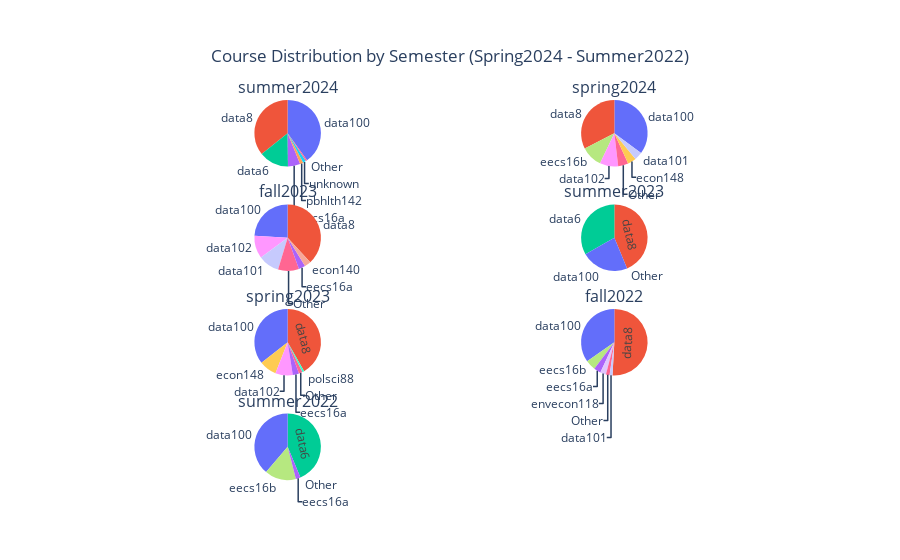

The notebook cell this image was saved under:
### Code cell
unique_sem = ['summer2024','spring2024', 'fall2023', 'summer2023', 'spring2023', 'fall2022', 'summer2022']

rows = len(unique_sem) // 2 + len(unique_sem) % 2 

fig = make_subplots(
    rows=rows, 
    cols=2, 
    subplot_titles=unique_sem, 
    specs=[[{'type':'domain'}]*2]*rows, 
    vertical_spacing=0.1
)

for i, semester in enumerate(unique_sem):
    filtered_sem = nbgitpuller_textPayload_df_pull_normal_sem_sort[
        nbgitpuller_textPayload_df_pull_normal_sem_sort['semester'] == semester
    ]
    semester_dist = filtered_sem['course'].value_counts()[:6]
    sem_other = filtered_sem['course'].value_counts()[6:].sum()
    semester_dist['Other'] = sem_other
    
    row = i // 2 + 1 
    col = i % 2 + 1 
    fig.add_trace(go.Pie(
        labels=semester_dist.index, 
        values=semester_dist.values, 
        name=semester, 
        textinfo='label',
        hoverinfo='label+percent+value'  
    ), row=row, col=col)

fig.update_layout(
    title=dict(
        text="Course Distribution by Semester (Spring2024 - Summer2022)",
        x=0.5,
        xanchor="center",
        yanchor="top"
    ), 
    height=300 * rows,
    showlegend=False,     
)

fig.show()

### Figure 1 — Plotly figure (JSON) as saved in the notebook; plotly's stock layout.template omitted (floating-point values rounded to 4 significant figures)
{"data": [{"domain": {"x": [0, 0.45], "y": [0.825, 1]}, "hoverinfo": "label+percent+value", "labels": ["data100", "data8", "data6", "eecs16a", "pbhlth142", "unknown", "Other"], "name": "summer2024", "textinfo": "label", "type": "pie", "values": [517, 461, 186, 77, 21, 19, 9]}, {"domain": {"x": [0.55, 1], "y": [0.825, 1]}, "hoverinfo": "label+percent+value", "labels": ["data100", "data8", "eecs16b", "data102", "econ148", "data101", "Other"], "name": "spring2024", "textinfo": "label", "type": "pie", "values": [811, 750, 240, 206, 96, 89, 114]}, {"domain": {"x": [0, 0.45], "y": [0.55, 0.725]}, "hoverinfo": "label+percent+value", "labels": ["data8", "data100", "data102", "data101", "eecs16a", "econ140", "Other"], "name": "fall2023", "textinfo": "label", "type": "pie", "values": [648, 409, 188, 174, 55, 53, 173]}, {"domain": {"x": [0.55, 1], "y": [0.55, 0.725]}, "hoverinfo": "label+percent+value", "labels": ["data8", "data6", "data100", "Other"], "name": "summer2023", "textinfo": "label", "type": "pie", "values": [171, 130, 90, 0]}, {"domain": {"x": [0, 0.45], "y": [0.275, 0.45]}, "hoverinfo": "label+percent+value", "labels": ["data8", "data100", "econ148", "data102", "eecs16a", "polsci88", "Other"], "name": "spring2023", "textinfo": "label", "type": "pie", "values": [311, 265, 63, 63, 23, 7, 13]}, {"domain": {"x": [0.55, 1], "y": [0.275, 0.45]}, "hoverinfo": "label+percent+value", "labels": ["data8", "data100", "eecs16b", "eecs16a", "envecon118", "data101", "Other"], "name": "fall2022", "textinfo": "label", "type": "pie", "values": [287, 196, 28, 19, 16, 8, 10]}, {"domain": {"x": [0, 0.45], "y": [0, 0.175]}, "hoverinfo": "label+percent+value", "labels": ["data6", "data100", "eecs16b", "eecs16a", "Other"], "name": "summer2022", "textinfo": "label", "type": "pie", "values": [115, 102, 40, 6, 0]}], "layout": {"annotations": [{"font": {"size": 16}, "showarrow": false, "text": "summer2024", "x": 0.225, "xanchor": "center", "xref": "paper", "y": 1, "yanchor": "bottom", "yref": "paper"}, {"font": {"size": 16}, "showarrow": false, "text": "spring2024", "x": 0.775, "xanchor": "center", "xref": "paper", "y": 1, "yanchor": "bottom", "yref": "paper"}, {"font": {"size": 16}, "showarrow": false, "text": "fall2023", "x": 0.225, "xanchor": "center", "xref": "paper", "y": 0.725, "yanchor": "bottom", "yref": "paper"}, {"font": {"size": 16}, "showarrow": false, "text": "summer2023", "x": 0.775, "xanchor": "center", "xref": "paper", "y": 0.725, "yanchor": "bottom", "yref": "paper"}, {"font": {"size": 16}, "showarrow": false, "text": "spring2023", "x": 0.225, "xanchor": "center", "xref": "paper", "y": 0.45, "yanchor": "bottom", "yref": "paper"}, {"font": {"size": 16}, "showarrow": false, "text": "fall2022", "x": 0.775, "xanchor": "center", "xref": "paper", "y": 0.45, "yanchor": "bottom", "yref": "paper"}, {"font": {"size": 16}, "showarrow": false, "text": "summer2022", "x": 0.225, "xanchor": "center", "xref": "paper", "y": 0.175, "yanchor": "bottom", "yref": "paper"}], "autosize": true, "showlegend": false, "title": {"text": "Course Distribution by Semester (Spring2024 - Summer2022)", "x": 0.5, "xanchor": "center", "yanchor": "top"}}}
